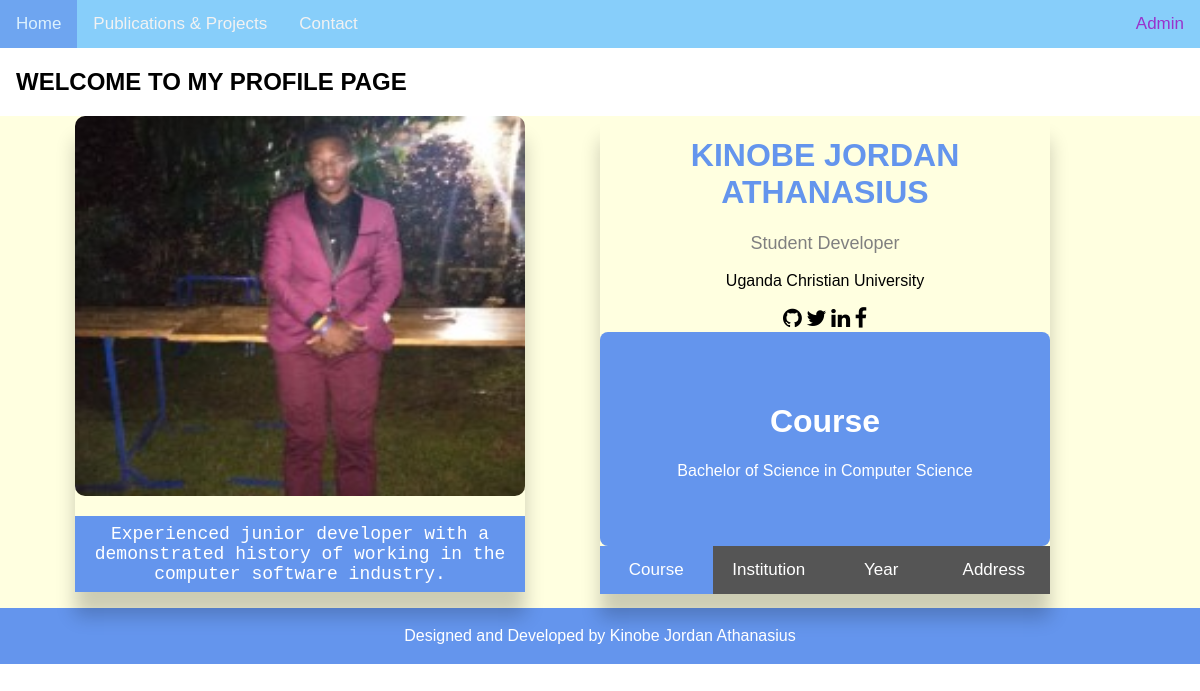
The page / on the database its author committed.
### tables this page shows
CREATE TABLE `home` (
  `id` int(11) NOT NULL,
  `about` varchar(250) NOT NULL,
  `course` varchar(100) NOT NULL,
  `institution` varchar(100) NOT NULL,
  `year` varchar(50) NOT NULL,
  `address` varchar(50) NOT NULL,
  `photo` varchar(180) NOT NULL,
  `is_deleted` int(1) NOT NULL DEFAULT 0
);

### index.php (the view, shortened to what this page needs)
<?php include 'header.php';
include 'admin/server.php'
?>
<?php
  $sql = "select * from home WHERE is_deleted = 0";
  $myquery = $conn->query($sql);
  while($row = $myquery->fetch_assoc()){
  ?>
<div style="padding-left:16px">
  <h2>WELCOME TO MY PROFILE PAGE</h2>
</div>
<div class="row" style="background-color: lightyellow;">
  <div class="column">
  <div class="card">
      <img src="admin/assets/images/<?php echo $row["photo"]; ?>" alt="Jordan" style="border-radius: 10px; max-height: 380px;width:100%;">
      <p>
      <button style="font-family: monospace;">
      <?php echo $row["about"]; ?>
        </button>
      </p>
    </div>
  </div>
  <div class="column card">
    <h1 class="toolheaders">KINOBE JORDAN ATHANASIUS</h1>
        <p class="title">Student Developer</p>
        <p><?php echo $row["institution"]; ?></p>
        <a href="https://github.com/jkinathan"><i class="fa fa-github"></i></a>
        <a href="#"><i class="fa fa-twitter"></i></a>
        <a href="#"><i class="fa fa-linkedin"></i></a>
        <a href="#"><i class="fa fa-facebook"></i></a>
    <div id="London" class="tabcontent" style="border-radius: 8px;">
      <h1>Course</h1>
      <p><?php echo $row["course"]; ?></p>
    </div>
      <p><?php echo $row["address"]; }?> Uganda</p>
    <button class="tablink" onclick="openCity('London', this, 'cornflowerblue')" id="defaultOpen">Course</button>
    <button class="tablink" onclick="openCity('Paris', this, 'mediumturquoise')">Institution</button>
    <button class="tablink" onclick="openCity('Tokyo', this, 'purple')">Year</button>
    <button class="tablink" onclick="openCity('Oslo', this, 'orange')" style="border-radius: 0px; 0px; 0px; 8px;">Address</button>
  </div>
</div>
<?php include 'footer.php'?>
</body>
</html>

### assets/css/style.css (style rules this page uses)
body { margin: 0; font-family: Arial, Helvetica, sans-serif; }
.toolheaders { color: cornflowerblue; }
.card { box-shadow: 0 24px 18px 0 rgba(0, 0, 0, 0.2); max-width: 450px; margin: auto; text-align: center; }
.title { color: grey; font-size: 18px; }
button { border: none; outline: 0; display: inline-block; padding: 8px; color: white; background-color: cornflowerblue; text-align: center; cursor: pointer; width: 100%; font-size: 18px; }
a { text-decoration: none; font-size: 22px; color: black; }
.tablink { background-color: #555; color: white; float: left; border: none; outline: none; cursor: pointer; padding: 14px 16px; font-size: 17px; width: 25%; }
.tabcontent { color: white; display: none; padding: 50px; text-align: center; }
#London { background-color:cornflowerblue; }
.column { float: left; width: 50%; }
.row:after { content: ""; display: table; clear: both; }

### rows shown on the page
home: photo (placeholder picture), about "Experienced junior developer with a demonstrated history of working in the computer software industry.", institution "Uganda Christian University", course "Bachelor of Science in Computer Science"
